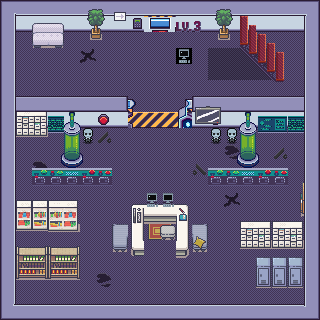

The image is a tile-based game level rendered from a .tmx file. Its description and source (layers, tilesets, objects; grid data summarised) follow:
An orthogonal 20x20 tile map with 16x16 px tiles, 7 tile layers (Floor, WALL, idk, Tile Layer 4, ...), 1 hidden layer not drawn, 10 tilesets and 9 objects.

<map version="1.10" tiledversion="1.11.2" orientation="orthogonal" renderorder="right-down" width="20" height="20" tilewidth="16" tileheight="16" infinite="0" nextlayerid="13" nextobjectid="14">
 <tileset firstgid="1" name="tilesWalls" tilewidth="16" tileheight="16" tilecount="192" columns="12">
  <image source="../tiles/tilesWalls.png" width="192" height="256" />
 </tileset>
 <tileset firstgid="193" name="tilesStuff" tilewidth="16" tileheight="16" tilecount="592" columns="37">
  <image source="../tiles/tilesStuff.png" width="592" height="256" />
 </tileset>
 <tileset firstgid="785" name="extra tile" tilewidth="16" tileheight="16" tilecount="1" columns="1">
  <image source="../tiles/extra tile.png" width="16" height="16" />
 </tileset>
 <tileset firstgid="786" name="Interiors_free_16x16" tilewidth="16" tileheight="16" tilecount="1424" columns="16">
  <image source="../tiles/16x16/Interiors_free_16x16.png" width="256" height="1424" />
 </tileset>
 <tileset firstgid="2210" name="computer" tilewidth="16" tileheight="16" tilecount="2" columns="2">
  <image source="../tiles/robot-lab_v1.0/computer.png" width="32" height="16" />
 </tileset>
 <tileset firstgid="2212" name="director" tilewidth="16" tileheight="16" tilecount="10" columns="10">
  <image source="../tiles/robot-lab_v1.0/director.png" width="160" height="16" />
 </tileset>
 <tileset firstgid="2222" name="extra tile 4" tilewidth="16" tileheight="16" tilecount="1" columns="1">
  <image source="../tiles/extra_tile_4.png" width="16" height="16" />
 </tileset>
 <tileset firstgid="2223" name="extra tile 3" tilewidth="16" tileheight="16" tilecount="1" columns="1">
  <image source="../tiles/extra_tile_3.png" width="16" height="16" />
 </tileset>
 <tileset firstgid="2224" name="extra tile 2" tilewidth="16" tileheight="16" tilecount="1" columns="1">
  <image source="../tiles/extra_tile_2.png" width="16" height="16" />
 </tileset>
 <tileset firstgid="2225" name="extra tile 1" tilewidth="16" tileheight="16" tilecount="1" columns="1">
  <image source="../tiles/extra_tile_1.png" width="16" height="16" />
 </tileset>
 <objectgroup id="11" name="collision" visible="0">
  <object id="1" x="32.125" y="168.313" width="80.2443" height="16.8125" />
  <object id="9" x="32.125" y="168.313" width="80.2443" height="16.8125" />
  <object id="10" x="32.125" y="168.313" width="80.2443" height="16.8125" />
  <object id="2" x="39" y="173.75" width="2.625" height="0.875" />
  <object id="6" x="44.875" y="176.625">
   <point />
  </object>
  <object id="11" x="246.091" y="242.182" />
  <object id="12" x="241" y="240.273" width="62.1818" height="8" />
  <object id="13" x="161.25" y="226.375" width="13.75" height="13.625" />
 </objectgroup>
 <layer id="10" name="collisions" width="20" height="20" visible="0">
  <data>[400 cells, 171 non-empty, 1 distinct tile ids]</data>
 </layer>
 <objectgroup id="12" name="starting point" visible="0">
  <object id="5" x="293" y="63.9091">
   <point />
  </object>
 </objectgroup>
 <layer id="1" name="Floor" width="20" height="20">
  <data>[400 cells, 400 non-empty, 7 distinct tile ids]</data>
 </layer>
 <layer id="2" name="WALL" width="20" height="20">
  <data>[400 cells, 114 non-empty, 11 distinct tile ids]</data>
 </layer>
 <layer id="3" name="idk" width="20" height="20">
  <data>[400 cells, 40 non-empty, 28 distinct tile ids]</data>
 </layer>
 <layer id="5" name="Tile Layer 4" width="20" height="20">
  <data>[400 cells, 47 non-empty, 28 distinct tile ids]</data>
 </layer>
 <layer id="6" name="Tile Layer 5" width="20" height="20">
  <data>[400 cells, 40 non-empty, 26 distinct tile ids]</data>
 </layer>
 <layer id="7" name="Tile Layer 6" width="20" height="20">
  <data>[400 cells, 27 non-empty, 27 distinct tile ids]</data>
 </layer>
 <layer id="8" name="Tile Layer 7" width="20" height="20">
  <data>[400 cells, 30 non-empty, 15 distinct tile ids]</data>
 </layer>
</map>
